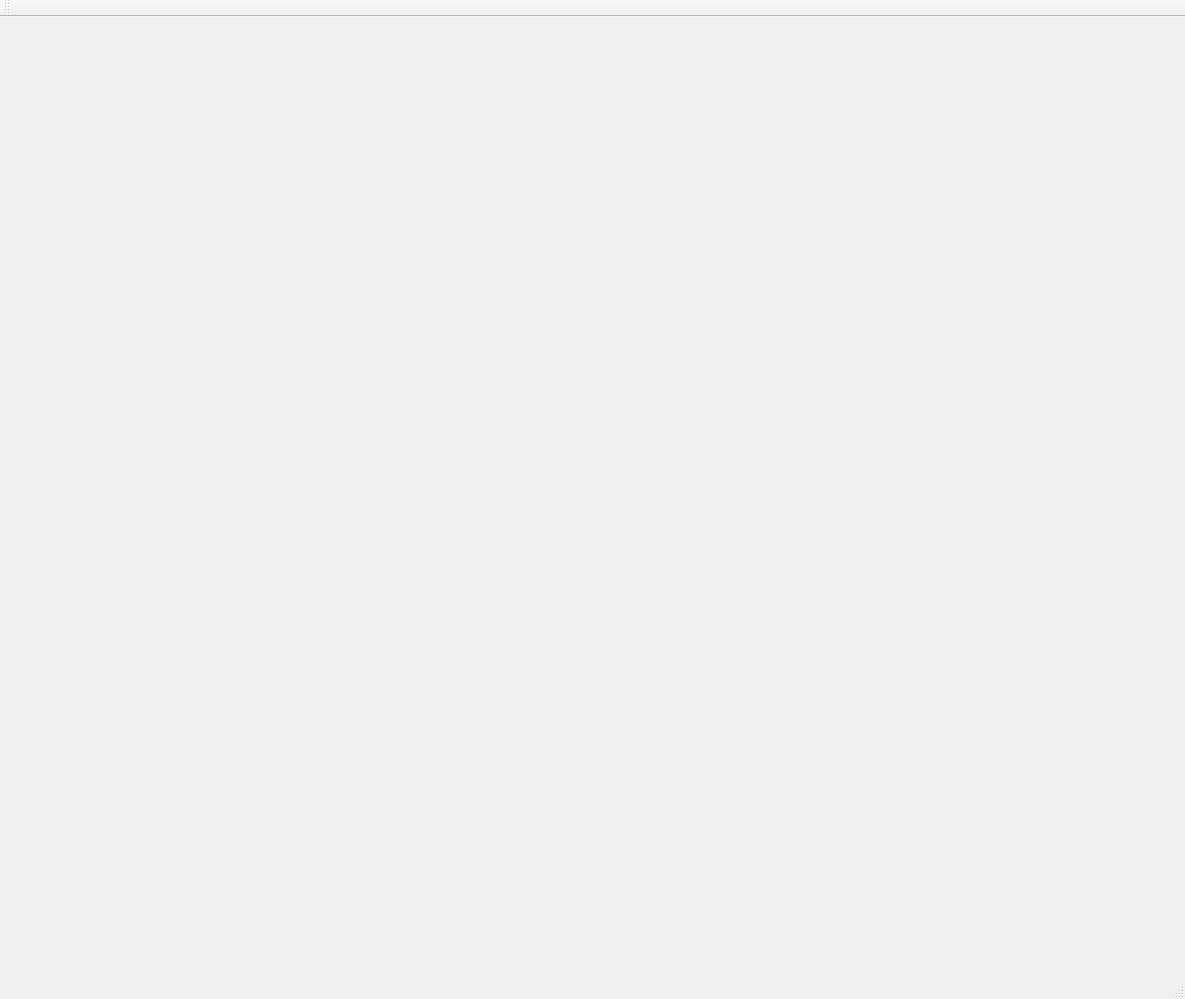
<?xml version="1.0" encoding="UTF-8"?>
<ui version="4.0">
 <class>MainWindow</class>
 <widget class="QMainWindow" name="MainWindow">
  <property name="geometry">
   <rect>
    <x>0</x>
    <y>0</y>
    <width>1185</width>
    <height>999</height>
   </rect>
  </property>
  <property name="windowTitle">
   <string>MainWindow</string>
  </property>
  <widget class="QWidget" name="centralWidget">
   <layout class="QGridLayout" name="gridLayout"/>
  </widget>
  <widget class="QMenuBar" name="menuBar">
   <property name="geometry">
    <rect>
     <x>0</x>
     <y>0</y>
     <width>1185</width>
     <height>19</height>
    </rect>
   </property>
  </widget>
  <widget class="QToolBar" name="mainToolBar">
   <attribute name="toolBarArea">
    <enum>TopToolBarArea</enum>
   </attribute>
   <attribute name="toolBarBreak">
    <bool>false</bool>
   </attribute>
  </widget>
  <widget class="QStatusBar" name="statusBar"/>
 </widget>
 <layoutdefault spacing="6" margin="11"/>
 <resources/>
 <connections/>
</ui>
